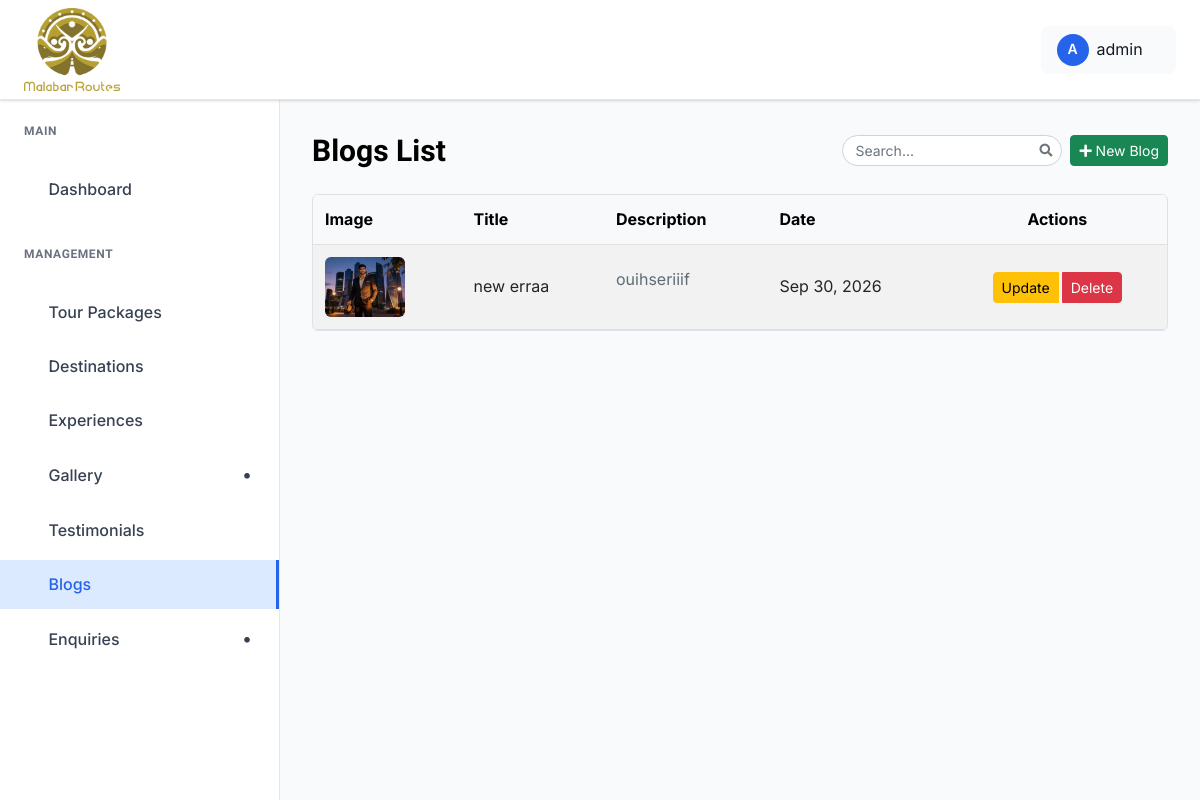
The page /dashboard/blogs/ (signed in) on the database its author committed.
### malabar_routes_app/models.py (models this page shows, shortened)
class OptimizedImageModel(models.Model):
    image_fields = []
    class Meta:
        abstract = True

class Blog(OptimizedImageModel):
    image_fields = ["image"]
    image = models.ImageField(upload_to="blogs/")
    slug = models.SlugField(unique=True, blank=True)
    title = models.CharField(max_length=200)
    description = models.TextField()
    created_at = models.DateTimeField(auto_now_add=True)
    class Meta:
        ordering = ["-created_at"]

### malabar_routes_app/views.py (the view)
@admin_required
def admin_blog_list(request):
    blogs = Paginator(
        Blog.objects.order_by("-created_at"),
        10,
    ).get_page(
        request.GET.get("page")
    )
    return render(
        request,
        "admin_pages/blog_list.html",
        {
            "blogs": blogs,
        },
    )

### malabar_routes_app/views.py (called while the page is built, shortened)
def admin_required(view_func):
    @wraps(view_func)
    @login_required(login_url="admin_login")
    def wrapper(request, *args, **kwargs):
        return view_func(
            request,
            *args,
            **kwargs
        )
    return wrapper

def booking_packages(request):
    return {"booking_packages": TourPackage.objects.order_by("-created_at")}

### templates/admin_pages/blog_list.html (shortened to what this page needs)
{% extends "admin_pages/base.html" %}
{% load static %}
{% block content %}
<div class="dashboard__form__wraper">
     <div class="create__course__title mb-4 d-flex flex-wrap justify-content-between align-items-center gap-2">
        <h4 class="mb-0">Blogs List</h4>
        <div class="d-flex align-items-center gap-2 ms-auto">
            <div class="search-box">
                <input type="text" id="blogSearchInput" class="form-control form-control-sm" placeholder="Search...">
            </div>
        </div>
         <a href="{% url 'blog_create' %}" class="btn btn-success btn-sm">
                <i class="fas fa-plus"></i> New Blog
            </a>
    </div>
    <div class="custom-table-container">
        <table class="table table-striped table-hover align-middle">
            <thead class="table-light">
                <tr>
                    <th scope="col">Image</th>
                    <th scope="col">Title</th>
                    <th scope="col">Description</th>
                    <th scope="col">Date</th>
                    <th scope="col" class="text-center">Actions</th>
                </tr>
            </thead>
            <tbody>
                {% for blog in blogs %}
                <tr>
                    <td>
                        {% if blog.image %}
                            <img src="{{ blog.image.url }}" alt="{{ blog.title }}" class="img-fluid rounded" width="80" height="60" style="object-fit: cover;">
                        {% else %}
                            <img src="https://via.placeholder.com/80x60?text=No+Image" alt="No Image" class="img-fluid rounded" width="80" height="60">
                        {% endif %}
                    </td>
                    <td>{{ blog.title }}</td>
                    <td>{{ blog.description|truncatechars:30|safe }}</td>
                    <td>{{ blog.created_at|date:"M d, Y" }}</td>
                    <td class="text-center">
                        <div class="btn-group" role="group">
                            <button type="button" class="btn btn-sm btn-warning me-1" data-bs-toggle="modal" data-bs-target="#updateBlogModal{{ blog.id }}">
                                Update
                            </button>
                            <button type="button" class="btn btn-sm btn-danger" data-bs-toggle="modal" data-bs-target="#deleteBlogModal{{ blog.id }}">
                                Delete
                            </button>
                        </div>
                    </td>
                </tr>
                {% empty %}
                <tr>
                    <td colspan="5" class="text-center py-4">
                        <p class="text-muted">No blogs found. <a href="{% url 'blog_create' %}">Add your first blog</a></p>
                    </td>
                </tr>
                {% endfor %}
            </tbody>
        </table>
    </div>
</div>
{% endblock %}

### templates/admin_pages/base.html (shortened to what this page needs)
{% load static %}
<!DOCTYPE html>
<html class="no-js" lang="en">
<head>
    <link rel="stylesheet" href="https://cdnjs.cloudflare.com/ajax/libs/toastr.js/latest/toastr.min.css">
    <link href="https://cdnjs.cloudflare.com/ajax/libs/font-awesome/5.15.4/css/all.min.css" rel="stylesheet">
    <link rel="stylesheet" href="{% static 'admin-static/assets/css/bootstrap.min.css' %}">
    <link rel="stylesheet" href="{% static 'admin-static/assets/css/icofont.min.css' %}">
    <link rel="stylesheet" href="{% static 'admin-static/assets/css/style.css' %}">
</head>
<body>
    <header class="dashboard-header">
        <div class="header-left">
            <a href="{% url 'admin_dashboard' %}" class="logo">
                <img src="{% static 'malabar-static/logo.webp' %}" alt="Malabar Routes Logo">
            </a>
        </div>
        <div class="header-right">
            <div class="user-profile-dropdown">
                <div class="user-profile-toggle">
                    <div class="user-avatar">
                        {{ request.user.username|first|upper }}
                    </div>
                    <span>{{ request.user.username}}</span>
                    <i class="icofont-simple-down"></i>
                </div>
            </div>
        </div>
    </header>
    <aside class="dashboard-sidebar" id="dashboardSidebar">
        <div class="sidebar-content">
            <div class="sidebar-section">
                <h6 class="sidebar-title">Main</h6>
                <ul class="sidebar-menu">
                    <li>
                        <a href="{% url 'admin_dashboard' %}"
                            class="{% if request.resolver_match.url_name == 'admin_dashboard' %}active{% endif %}">
                            <i class="icofont-dashboard"></i>
                            Dashboard
                        </a>
                    </li>
                </ul>
            </div>
            <div class="sidebar-section">
                <h6 class="sidebar-title">Management</h6>
                <ul class="sidebar-menu">
                    <li>
                        <a href="{% url 'admin_package_list' %}"
                            class="{% if request.resolver_match.url_name == 'admin_package_list' %}active{% endif %}">
                            <i class="icofont-package"></i>
                            Tour Packages
                        </a>
                    </li>
                    <li>
                        <a href="{% url 'admin_destination_list' %}"
                            class="{% if request.resolver_match.url_name == 'admin_destination_list' %}active{% endif %}">
                            <i class="icofont-location-pin"></i>
                            Destinations
                        </a>
                    </li>
                    <li>
                        <a href="{% url 'admin_activity_list' %}"
                            class="">
                            <i class="icofont-travelling"></i>
                            Experiences
                        </a>
                    </li>
                    <li
                        class="has-dropdown {% if request.resolver_match.url_name == 'list_image' or request.resolver_match.url_name == 'category_list' %}open{% endif %}">
                        <a href="#">
                            <i class="icofont-picture"></i>
                            Gallery
                        </a>
                    </li>
                    <li>
                        <a href="{% url 'review_list' %}"
                            class="{% if request.resolver_match.url_name == 'review_list' %}active{% endif %}">
                            <i class="icofont-quote-left"></i>
                            Testimonials
                        </a>
                    </li>
                    <li>
                        <a href="{% url 'admin_blog_list' %}"
                            class="{% if request.resolver_match.url_name == 'admin_blog_list' %}active{% endif %}">
                            <i class="icofont-newspaper"></i>
                            Blogs
                        </a>
                    </li>
                    <li class="has-dropdown">
                        <a href="#">
                            <i class="icofont-ui-messaging"></i>
                            Enquiries
                        </a>
                    </li>
                </ul>
            </div>
        </div>
    </aside>
    <main class="dashboard-main">
        <div class="dashboard-content">
            {% block content %}{% endblock %}
        </div>
    </main>
</body>
</html>

### templates/admin_pages/base.html (style rules this page uses)
:root { --primary-blue: #2563eb; --dark-blue: #1e40af; --light-blue: #dbeafe; --sidebar-width: 280px; --header-height: 100px; --white: #ffffff; --gray-50: #f9fafb; --gray-100: #f3f4f6; --gray-200: #e5e7eb; --gray-300: #d1d5db; --gray-500: #6b7280; --gray-700: #374151; --gray-800: #1f2937; --gray-900: #111827; --shadow: 0 1px 3px 0 rgba(0, 0, 0, 0.1), 0 1px 2px 0 rgba(0, 0, 0, 0.06); --shadow-lg: 0 10px 15px -3px rgba(0, 0, 0, 0.1), 0 4px 6px -2px rgba(0, 0, 0, 0.05); }
* { margin: 0; padding: 0; box-sizing: border-box; }
body { font-family: 'Inter', 'Segoe UI', Tahoma, Geneva, Verdana, sans-serif; background-color: var(--gray-50); color: var(--gray-900); line-height: 1.6; }
.dashboard-header { position: fixed; top: 0; left: 0; right: 0; height: var(--header-height); background: var(--white); border-bottom: 1px solid var(--gray-200); box-shadow: var(--shadow); z-index: 1000; display: flex; align-items: center; padding: 0 24px; }
.header-left { display: flex; align-items: center; gap: 16px; }
.logo { display: flex; align-items: center; gap: 8px; color: var(--primary-blue); font-weight: 700; font-size: 20px; text-decoration: none; }
.logo img { height: 84px; width: auto; object-fit: contain; }
.header-right { margin-left: auto; display: flex; align-items: center; gap: 16px; }
.user-avatar { width: 32px; height: 32px; border-radius: 50%; background: var(--primary-blue); display: flex; align-items: center; justify-content: center; color: var(--white); font-weight: 600; font-size: 14px; }
.dashboard-sidebar { position: fixed; top: var(--header-height); left: 0; width: var(--sidebar-width); height: calc(100vh - var(--header-height)); background: var(--white); border-right: 1px solid var(--gray-200); overflow-y: auto; z-index: 999; transition: transform 0.3s ease; }
.sidebar-content { padding: 24px 0; }
.sidebar-section { margin-bottom: 32px; }
.sidebar-title { padding: 0 24px 12px; font-size: 12px; font-weight: 600; text-transform: uppercase; color: var(--gray-500); letter-spacing: 0.05em; }
.sidebar-menu { list-style: none; }
.sidebar-menu li { margin-bottom: 4px; display: block; width: 100%; }
.sidebar-menu a { display: flex; align-items: center; gap: 12px; padding: 12px 24px; color: var(--gray-700); text-decoration: none; font-weight: 500; transition: all 0.2s; position: relative; }
.sidebar-menu a.active { background: var(--light-blue); color: var(--primary-blue); border-right: 3px solid var(--primary-blue); }
.has-dropdown>a::after { content: '•'; font-family: inherit; font-weight: bold; font-size: 18px; margin-left: auto; transition: transform 0.3s ease; display: inline-block; width: 16px; text-align: center; }
.dashboard-main { margin-left: var(--sidebar-width); margin-top: var(--header-height); min-height: calc(100vh - var(--header-height)); overflow-y: auto; }
.dashboard-content { padding: 32px; }
.user-profile-dropdown { position: relative; margin-left: 10px; }
.user-profile-toggle { display: flex; align-items: center; gap: 8px; padding: 8px 16px; border-radius: 8px; background: var(--gray-50); cursor: pointer; transition: all 0.2s; }
.user-profile-toggle i { font-size: 12px; transition: transform 0.3s ease; }
.search-box { width: 220px; position: relative; transition: all 0.3s ease; }
.search-box input { width: 100%; border-radius: 20px; padding-left: 12px; padding-right: 32px; font-size: 14px; transition: all 0.2s ease; }
.search-box::after { content: "\f002"; font-family: "Font Awesome 5 Free"; font-weight: 900; position: absolute; right: 10px; top: 50%; transform: translateY(-50%); color: #6c757d; pointer-events: none; font-size: 13px; }
body { -webkit-user-select: none; -moz-user-select: none; -ms-user-select: none; user-select: none; }

### templates/admin_pages/blog_list.html (style rules this page uses)
.custom-table-container .table img { width: 80px; height: 60px; object-fit: cover; border-radius: 6px; }
.custom-table-container { width: 100%; overflow-x: auto; -webkit-overflow-scrolling: touch; border: 1px solid #dee2e6; border-radius: 0.375rem; background: white; margin-bottom: 1rem; position: relative; }
.custom-table-container { overflow-y: hidden; }
.custom-table-container table { min-width: 800px; width: 100%; margin-bottom: 0; }
.custom-table-container .table th, .custom-table-container .table td { vertical-align: middle; padding: 0.75rem; }
.custom-table-container thead th { position: sticky; top: 0; background-color: #f8f9fa; z-index: 10; box-shadow: 0 1px 0 #dee2e6; }

### rows shown on the page
Blog: image (picture), title "new erraa", description "ouihseriiif", created_at "Sep 30, 2026"

### other values the page prints
{{ request.user.username|first|upper }} "A"
{{ request.user.username }} "admin"
